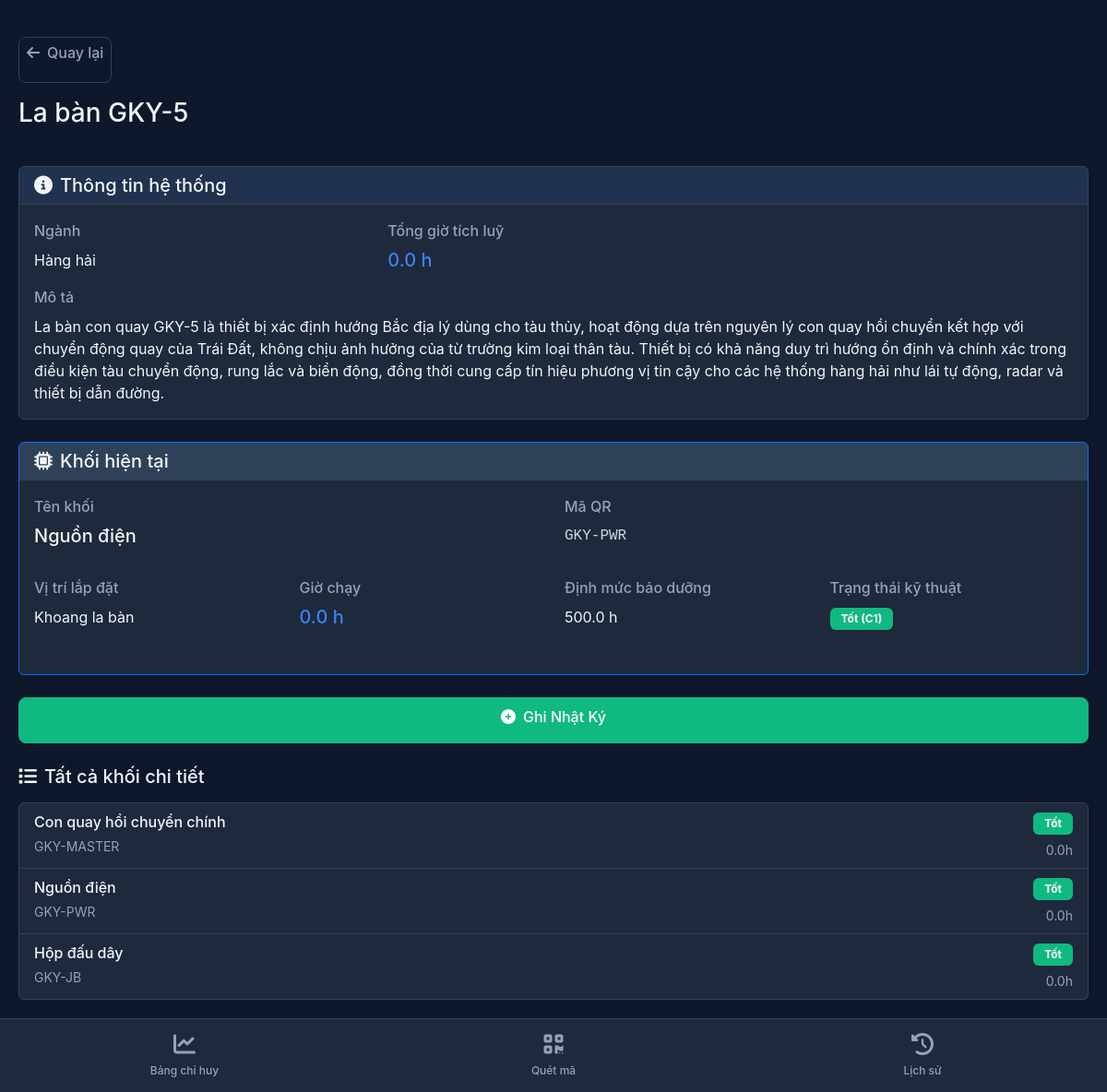
Screenshot of /thiet-bi/GKY-PWR/ with the database file from the repository.
### qlthietbi/models.py (models this page shows, shortened)
class Device(models.Model):
    department = models.ForeignKey(Department, on_delete = models.CASCADE, verbose_name = "Thuộc ngành")
    name = models.CharField(max_length = 200, verbose_name="Tên thiết bị")
    description = models.TextField(blank = True, verbose_name = "Mô tả")
    total_system_hours = models.FloatField(default = 0.0, verbose_name = "Tổng giờ tích luỹ")
    class Meta:
        verbose_name = "3. Hệ thống thiết bị (Cha)"
        verbose_name_plural = "3. Hệ thống thiết bị (Cha)"

class Department(models.Model):
    name = models.CharField(max_length = 100, verbose_name = "Tên ngành")
    class Meta:
        verbose_name_plural = "1. Quản lý ngành"

class DeviceUnit(models.Model):
    STATUS_CHOICES = [
        ('NORMAL', 'Hoạt động bình thường'),
        ('MAINTENANCE','Bảo dưỡng'),
        ('ERROR', 'Lỗi')
    ]
    device = models.ForeignKey(Device, on_delete = models.CASCADE, related_name = 'units', verbose_name = "Thuộc Hệ thống")
    location = models.ForeignKey(Location, on_delete = models.SET_NULL, null = True, verbose_name = "Vị trí lắp đặt")
    name = models.CharField(max_length = 200, verbose_name = "Tên khối")
    qr_code = models.CharField(max_length = 50, unique = True, verbose_name = "Mã QR")
    qr_image = models.ImageField(upload_to='qr_codes/units/', blank=True, null=True, verbose_name="Mã QR")
    current_hours = models.FloatField(default = 0.0, verbose_name = "Giờ chạy")
    maintenance_threshold = models.FloatField(default = 500.0, verbose_name = "Định mức bảo dưỡng")
    status = models.CharField(max_length  = 20, choices = STATUS_CHOICES, default = 'NORMAL', verbose_name = "Trạng thái")
    class Meta:
        verbose_name = "4. Khối chi tiết"
        verbose_name_plural = "4. Khối chi tiết"

class Location(models.Model):
    name = models.CharField(max_length = 100, verbose_name = "Tên vị trí/Khoang hầm")
    class Meta:
        verbose_name_plural = "2. Danh mục vị trí"

### qlthietbi/views.py (the view)
# urls.py: path('thiet-bi/<str:qr_code>/', views.device_detail, name='device_detail'),
@require_http_methods(["GET"])
def device_detail(request, qr_code):
    device_unit = get_object_or_404(DeviceUnit, qr_code=qr_code)
    device = device_unit.device
    all_units = device.units.all()
    context = {
        'device': device,
        'device_unit': device_unit,
        'all_units': all_units,
    }
    return render(request, 'qlthietbi/device_detail.html', context)

### qlthietbi/templates/qlthietbi/device_detail.html (shortened to what this page needs)
{% extends 'qlthietbi/base.html' %}
{% block content %}
<div class="row mb-4">
    <div class="col-12">
        <a href="{% url 'dashboard' %}" class="btn btn-sm btn-outline-secondary mb-3">
            <i class="fas fa-arrow-left me-2"></i>Quay lại
        </a>
        <h1 class="h3 mb-3">{{ device.name }}</h1>
    </div>
</div>
<div class="row mb-4">
    <div class="col-12">
        <div class="card">
            <div class="card-header">
                <h5 class="mb-0">
                    <i class="fas fa-info-circle me-2"></i>Thông tin hệ thống
                </h5>
            </div>
            <div class="card-body">
                <div class="row mb-3">
                    <div class="col-6 col-md-4">
                        <label class="form-label text-muted">Ngành</label>
                        <p class="mb-0">{{ device.department.name }}</p>
                    </div>
                    <div class="col-6 col-md-4">
                        <label class="form-label text-muted">Tổng giờ tích luỹ</label>
                        <p class="mb-0 h5" style="color: var(--accent-primary);">{{ device.total_system_hours }} h</p>
                    </div>
                </div>
                {% if device.description %}
                    <div class="row">
                        <div class="col-12">
                            <label class="form-label text-muted">Mô tả</label>
                            <p class="mb-0">{{ device.description }}</p>
                        </div>
                    </div>
                {% endif %}
            </div>
        </div>
    </div>
</div>
<div class="row mb-4">
    <div class="col-12">
        <div class="card border-primary">
            <div class="card-header" style="background-color: rgba(65, 90, 119, 0.5);">
                <h5 class="mb-0">
                    <i class="fas fa-microchip me-2"></i>Khối hiện tại
                </h5>
            </div>
            <div class="card-body">
                <div class="row mb-3">
                    <div class="col-12 col-md-6 mb-3">
                        <label class="form-label text-muted">Tên khối</label>
                        <p class="mb-0 h5">{{ device_unit.name }}</p>
                    </div>
                    <div class="col-12 col-md-6 mb-3">
                        <label class="form-label text-muted">Mã QR</label>
                        <p class="mb-0 font-monospace">{{ device_unit.qr_code }}</p>
                    </div>
                </div>
                <div class="row mb-3">
                    <div class="col-6 col-md-3 mb-3">
                        <label class="form-label text-muted">Vị trí lắp đặt</label>
                        <p class="mb-0">{{ device_unit.location.name|default:"Không xác định" }}</p>
                    </div>
                    <div class="col-6 col-md-3 mb-3">
                        <label class="form-label text-muted">Giờ chạy</label>
                        <p class="mb-0 h5" style="color: var(--accent-primary);">{{ device_unit.current_hours }} h</p>
                    </div>
                    <div class="col-6 col-md-3 mb-3">
                        <label class="form-label text-muted">Định mức bảo dưỡng</label>
                        <p class="mb-0">{{ device_unit.maintenance_threshold }} h</p>
                    </div>
                    <div class="col-6 col-md-3 mb-3">
                        <label class="form-label text-muted">Trạng thái kỹ thuật</label>
                        <p class="mb-0">
                            {% if device_unit.status == 'NORMAL' %}
                                <span class="badge bg-success">Tốt (C1)</span>
                            {% elif device_unit.status == 'MAINTENANCE' %}
                                <span class="badge bg-warning text-dark">Cần bảo dưỡng (C2)</span>
                            {% elif device_unit.status == 'ERROR' %}
                                <span class="badge bg-danger">Hỏng hóc/Sự cố</span>
                            {% endif %}
                        </p>
                    </div>
                </div>
            </div>
        </div>
    </div>
</div>
<div class="row mb-4">
    <div class="col-12">
        <a href="{% url 'log_entry' device_unit.qr_code %}" class="btn btn-success btn-lg w-100">
            <i class="fas fa-plus-circle me-2"></i>Ghi Nhật Ký
        </a>
    </div>
</div>
{% if all_units.count > 1 %}
    <div class="row">
        <div class="col-12">
            <h5 class="mb-3">
                <i class="fas fa-list me-2"></i>Tất cả khối chi tiết
            </h5>
            <div class="list-group">
                {% for unit in all_units %}
                    <a href="{% url 'device_detail' unit.qr_code %}" class="list-group-item list-group-item-action">
                        <div class="d-flex w-100 justify-content-between align-items-center">
                            <div>
                                <h6 class="mb-1">{{ unit.name }}</h6>
                                <small class="text-muted">{{ unit.qr_code }}</small>
                            </div>
                            <div class="text-end">
                                <div class="mb-1">
                                    {% if unit.status == 'NORMAL' %}
                                        <span class="badge bg-success">Tốt</span>
                                    {% elif unit.status == 'MAINTENANCE' %}
                                        <span class="badge bg-warning text-dark">Bảo dưỡng</span>
                                    {% elif unit.status == 'ERROR' %}
                                        <span class="badge bg-danger">Hỏng</span>
                                    {% endif %}
                                </div>
                                <small class="text-muted">{{ unit.current_hours }}h</small>
                            </div>
                        </div>
                    </a>
                {% endfor %}
            </div>
        </div>
    </div>
{% endif %}
{% endblock %}

### qlthietbi/templates/qlthietbi/base.html (style rules this page uses)
:root { --bg-primary: #0f172a; --bg-surface: #1e293b; --text-primary: #f1f5f9; --text-muted: #94a3b8; --border-color: #334155; --accent-primary: #3b82f6; --accent-success: #10b981; --accent-warning: #f59e0b; --accent-danger: #ef4444; }
* { margin: 0; padding: 0; box-sizing: border-box; }
body { background-color: var(--bg-primary); color: var(--text-primary); font-family: -apple-system, BlinkMacSystemFont, 'Segoe UI', Roboto, 'Helvetica Neue', Arial, sans-serif; padding-bottom: 80px; }
.card { background-color: var(--bg-surface); border: 1px solid var(--border-color); color: var(--text-primary); }
.card-header { background-color: rgba(59, 130, 246, 0.1); border-bottom: 1px solid var(--border-color); }
.btn { min-height: 50px; font-weight: 500; border-radius: 8px; font-size: 16px; }
.btn-success { background-color: var(--accent-success); border-color: var(--accent-success); }
.btn-outline-secondary { border-color: var(--border-color); color: var(--text-muted); }
.form-label { color: var(--text-primary); font-weight: 500; margin-bottom: 8px; }
.list-group-item { background-color: var(--bg-surface); border-color: var(--border-color); color: var(--text-primary); }
.badge { font-size: 12px; padding: 6px 12px; }
.badge.bg-success { background-color: var(--accent-success) !important; }
.text-muted { color: var(--text-muted) !important; }
.font-monospace { font-family: 'Courier New', monospace; color: #cbd5e1; }

### rows the page displays
Device: name "La bàn GKY-5", department.name "Hàng hải", total_system_hours "0.0", description "La bàn con quay GKY-5 là thiết bị xác định hướng Bắc địa lý dùng cho tàu thủy, hoạt động dựa trên nguyên lý con quay hồi chuyển kết hợp với chuyển động quay của Trái Đất, không chịu ảnh hưởng của từ trường kim loại thân tàu. Thiết bị có khả năng duy trì hướng ổn định và chính xác trong điều kiện tàu chuyển động, rung lắc và biển động, đồng thời cung cấp tín hiệu phương vị tin cậy cho các hệ thống hàng hải như lái tự động, radar và thiết bị dẫn đường."
DeviceUnit: name "Nguồn điện", qr_code "GKY-PWR", location.name "Khoang la bàn", current_hours "0.0", maintenance_threshold "500.0", status "Tốt"
DeviceUnit: name "Con quay hồi chuyển chính", qr_code "GKY-MASTER", status "Tốt", current_hours "0.0"
DeviceUnit: name "Hộp đấu dây", qr_code "GKY-JB", status "Tốt", current_hours "0.0"
